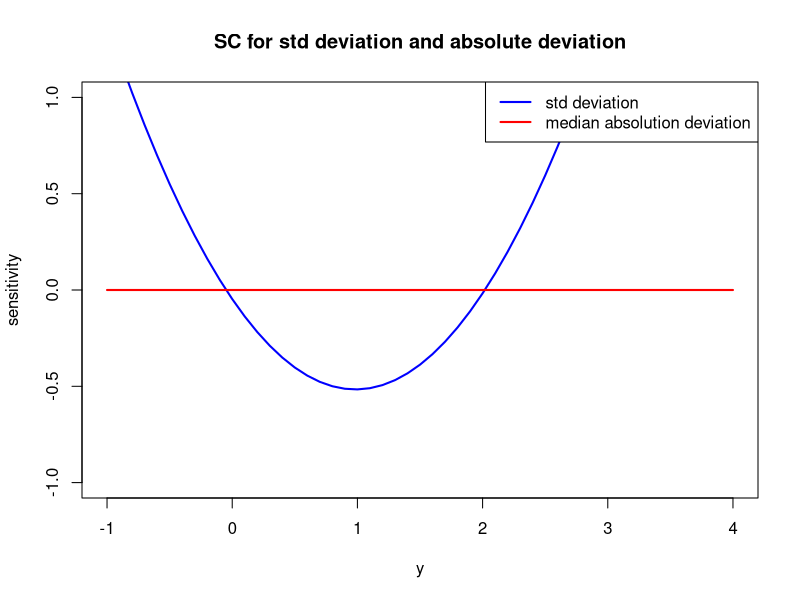

R code for this plot: (Note: this script raises an error after producing the figure.)
# Question 1

3^4 # 1.a) 

log(100, base = 7) # 1.b)

x <- seq(1, 100) # 1.c)
sum(sapply(x, function(x) {1/(x^2)}))

100 %% 7 # 1.d)

# 1.e) 
integrate(sin, 0, pi / 2) 
dx_steps <- 0.001
x_val <- seq(0, pi/2, by = dx_steps)
sum(sapply(x_val, function(x){ sin(x) * dx_steps }))


# 1.f) 
f <- function(x) {
  return (dexp(x, rate = 1/2))
}
integrate(f, 0, 3)

dx_steps <- 0.001
x_val <- seq(0, 3, by = dx_steps)
sum(sapply(x_val, function(x){ dexp(x, rate = 1/2) * dx_steps }))

# 1.g) 
f <- function(x) {
  return (x^2 + 3)
}
integrate(f, -2, 2)

dx_steps <- 0.0001
x_val <- seq(-2, 2, by = dx_steps)
sum(sapply(x_val, function(x){ f(x) * dx_steps }))

# Question 2

SD <- function(y) {
  return (sqrt(sum((y - mean(y))^2) / length(y)))
}

MAD <- function(y) {
  return (median(y - median(y)))
}

sc <- function(pop, y, attr){
  N <- length(pop) + 1
  return (N * (attr(c(pop, y)) - attr(pop)))
}

set.seed(341)
pop = rexp(1000)

y_val <- seq(-1, 4, by=0.1)

delta_sd <- sapply(y_val, function(y) { sc(pop, y, SD) })
delta_mad <- sapply(y_val, function(y) { sc(pop, y, MAD) })

plot(y_val, delta_sd, type="l", lwd = 2, 
     main="SC for std deviation and absolute deviation", ylab="sensitivity", xlab="y", 
     xlim=c(-1,4), ylim=c(-1, 1), col="blue")
lines(y_val, delta_mad, type="l", lwd = 2, main="Sensitivity curve for the median absolute deviation", col="red")

legend(x = "topright",          # Position
       legend = c("std deviation", "median absolution deviation"),  # Legend texts
       col = c("blue", "red"),           # Line colors
       lwd = 2)   

# Question 3

rounded.barplot <- function(x, xlab){
  table_x <- table(x)
  categories <- names(table_x)
  categories_frequencies <- as.numeric(table_x)
  
  plot.new()
  plot(NULL, type="n", xlim=c(0, 10*length(categories_frequencies)), ylim=c(0, max(categories_frequencies)), axes=FALSE, ann=FALSE)
  
  axis(2, at=seq(from=0, to=max(categories_frequencies), by=10))
  mtext(xlab, side=1, line=2)
  mtext("Frequency", side=2, line=3)
  
  x_semi <- seq(-4.5, 4.5, by=0.01)
  y_semi <- sqrt(20.25-x_semi^2)
  
  for (i in c(1: length(categories_frequencies))){
    rect(10*(i-1), 0, 10*i-1, categories_frequencies[i], col = "gray", border = "black")
    mtext(categories[i], 1, at=10*i-5, cex=0.85)
    polygon(x_semi + 4.5 + 10*(i-1), y_semi + categories_frequencies[i], col = "gray")
  }
}

plot(x, y, type="n", axes=FALSE, ann=FALSE)

set.seed(12345)
flavours = c("Mango","Papaya","Banana","Coconut","Guava","Guarana","Durian","Cashew")
candies = sample(flavours, size=300, prob=(1:8)/sum(1:8), replace=TRUE)
barplot(table(candies), xlab="Candy Flavour", ylab="Frequency")

rounded.barplot(candies, xlab="Candy Flavour")

flavours_2 <- c("Mango","Papaya","Banana")
candies_2 <- sample(flavours_2, size=50, prob=(1:length(flavours_2))/sum(1:length(flavours_2)), replace=TRUE)
rounded.barplot(candies_2, xlab="Flavours")

# Question 4 

setwd("C:/Users/2baja/OneDrive/Desktop/STAT 341/A1")
apartment_eval <- read.csv("Apartment_Building_Evaluation.csv")

# q4 a) 
score_90 <- apartment_eval[,"SCORE"] >= 90
sum_score_90 <- sum(score_90)

# q4 b)
davenport <- which(apartment_eval[,"WARDNAME"] == "Davenport")
davenport_apartments <- apartment_eval[davenport,]
davenport_apartments_sorted_addresses <- davenport_apartments[order(-davenport_apartments$SCORE),"SITE_ADDRESS"]
top_5_addresses <- davenport_apartments_sorted_addresses[c(1:5)]

# q4 c)

unique_wardnames <- unique(apartment_eval[,"WARDNAME"])
sapply(unique_wardnames, function(name) { mean(apartment_eval[which(apartment_eval$WARDNAME == name), "SCORE"]) })

# q4 d)

plot(apartment_eval$YEAR_BUILT, apartment_eval$SCORE, pch = 1, col=adjustcolor("black", alpha = 0.8), xlab="Year built", ylab="Apartment Score")

unique_years <- unique(apartment_eval[,"YEAR_BUILT"])
average_score_by_year <- sapply(unique_years, function(year_built) { mean(apartment_eval[which(apartment_eval$YEAR_BUILT == year_built), "SCORE"]) })

lines(unique_years, average_score_by_year, pch = 18, col="red", type="b")

legend(x = "bottomleft",          # Position
       legend = c("building score", "average building score per year"),  # Legend texts
       col = c("black", "red"),           # Line colors
       cex = 0.75,
       pch = c(1, 19)) 

# q4 e)

influence_values <- function(pop, attribute){
  N <- length(pop)
  attribute_total_pop <- attribute(pop)
  
  return (sapply(1:N, function(x) { abs(attribute_total_pop - attribute(pop[-x])) }))
}

mean_influence <- influence_values(apartment_eval$SCORE, mean)

plot(1:length(apartment_eval$SCORE), mean_influence, xlab = "Observation Number", ylab = "Influence")